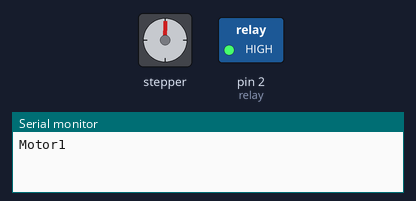
Bench run of a sketch on a simulated Arduino Uno, built with avr-gcc and run on an emulated ATmega328P. Parts: stepper motor, switched loads named in the sketch (green lamp = pin HIGH), the last lines printed to the serial monitor. Stepper angles assume 13110 steps per turn.

Above: at 0.16 s.
At 10.05 s:
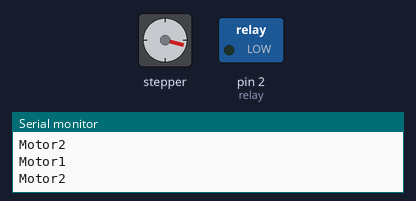
At 19.95 s:
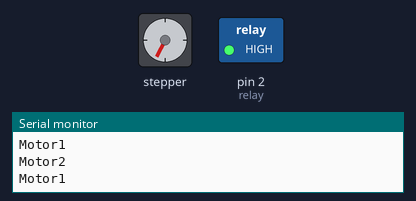
At 39.74 s:
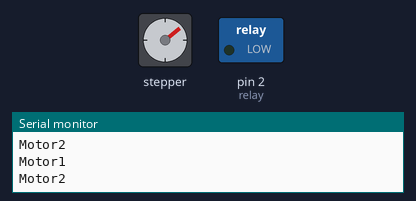
Timing chart, 0 to 40.0 s (numbered marks = the images above):
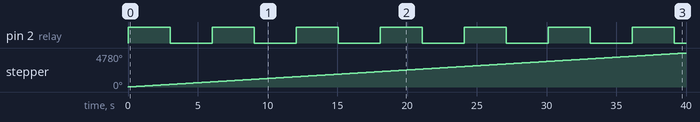

Measured:
- by itself, pin 2 (relay): alternates HIGH for 3.0 s and LOW for 3.0 s
- by itself, stepper: keeps turning clockwise at about 120°/s

The sketch:

unikxo.ino
```cpp
/*
 Stepper Motor Control - one revolution

 This program drives a unipolar or bipolar stepper motor.
 The motor is attached to digital pins 8 - 11 of the Arduino.

 The motor should revolve one revolution in one direction, then
 one revolution in the other direction.


 Created 11 Mar. 2007
 Modified 30 Nov. 2009
 by Tom Igoe

 */

#include <Stepper.h>

const int stepsPerRevolution = 13110;  // change this to fit the number of steps per revolution
// for your motor
int relay=2;
// initialize the stepper library on pins 8 through 11:
Stepper myStepper(stepsPerRevolution, 8, 9, 10, 11);
int i;
void setup() {
  // set the speed at 20 rpm:
  myStepper.setSpeed(20);
  pinMode(relay, OUTPUT);
  // initialize the serial port:
  Serial.begin(9600);
}

void loop() {

  while(i>=0)
  {
    if(i%2==0)
  {  digitalWrite(relay,HIGH);
  Serial.println("Motor1");
  myStepper.step(stepsPerRevolution);
  i++;
  }
  else
  {  digitalWrite(2,LOW);
  Serial.println("Motor2");
  myStepper.step(stepsPerRevolution);
  i++;
  }
  }
}
```
